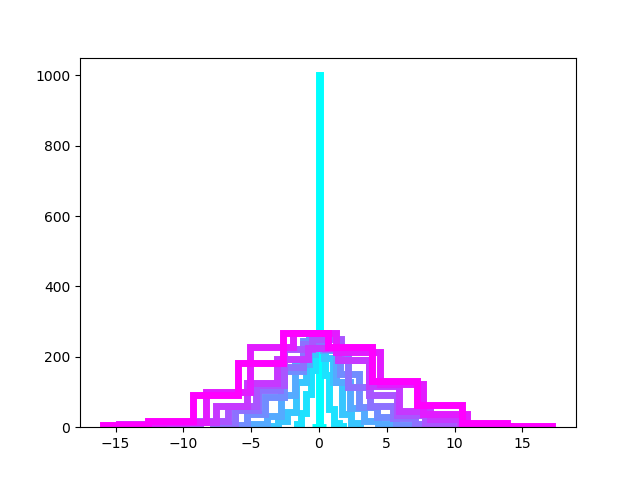

Generate this figure with Python:
import numpy as np

def g_str(x):
        str = hex(x).partition('x')[2].partition('L')[0]
        while len(str) < 2:
                str = '0' + str

        return(str)

def main(start, end, steps):

        r_min = int(start[:2], 16)
        r_max = int(end[:2], 16)
        r_grad = [int(a) for a in np.linspace(r_min, r_max, steps)]

        g_min = int(start[2:4], 16)
        g_max = int(end[2:4], 16)
        g_grad = [int(a) for a in np.linspace(g_min, g_max, steps)]

        b_min = int(start[4:], 16)
        b_max = int(end[4:], 16)
        b_grad = [int(a) for a in np.linspace(b_min, b_max, steps)]

        gradient = []
        for count in range(len(r_grad)):
                gradient.append(
                        '#' +
                        g_str(r_grad[count]) + g_str(g_grad[count]) + g_str(b_grad[count])
                )

        return(gradient)


if __name__ == '__main__':

        import pylab as pl
        import random as rnd

        g_len = 10

        c = main('00FFFF', 'FF00FF', g_len)

        print(c)

        for i, sd in enumerate(np.linspace(0, 5, g_len)):
        	x = [rnd.gauss(0,sd) for a in np.arange(1000)]
        	pl.hist(x, histtype='step', lw=5, color=c[i])
        
        pl.show()

        # x = np.arange(0, g_len, 1)
        # y = [0]*g_len
        # pl.scatter(x, y, c=c, s=1000, linewidths = 0)
        # pl.show()
